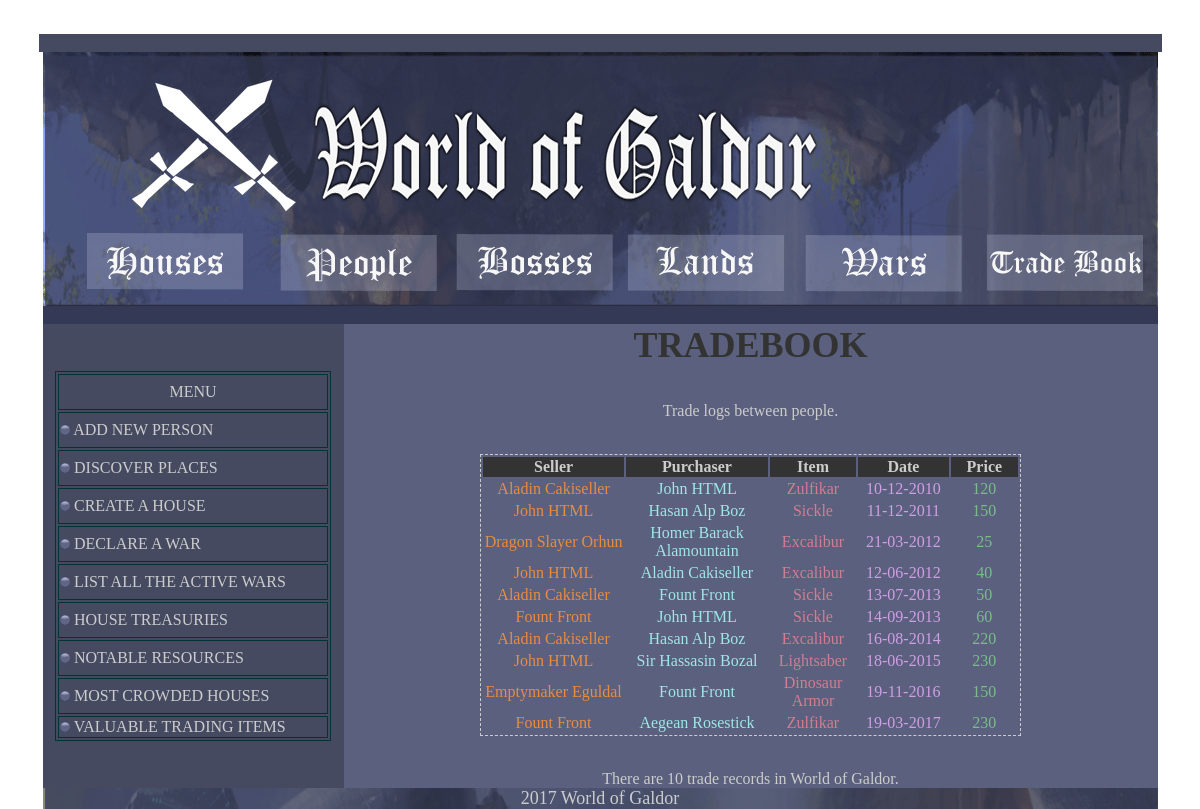
The app's page /tradebook.php with its own data.
### tables this page shows
CREATE TABLE `trades_with` (
  `tID` int(11) NOT NULL,
  `iID` varchar(20) NOT NULL,
  `from` varchar(20) NOT NULL,
  `to` varchar(20) NOT NULL,
  `date` varchar(200) NOT NULL,
  `price` varchar(200) NOT NULL
);

CREATE TABLE `person` (
  `pID` int(11) NOT NULL,
  `pName` varchar(200) NOT NULL,
  `is_member_of` varchar(20) NOT NULL,
  `iID` varchar(20) NOT NULL
);

CREATE TABLE `item` (
  `iID` int(11) NOT NULL,
  `iName` varchar(200) NOT NULL
);

### tradebook.php (the view, shortened to what this page needs)
<html>
<head>
</head>
<body leftmargin="0" topmargin="0" marginwidth="0" marginheight="0">
<center>
  <p>&nbsp;	</p>
  <table width="1123" height="357" cellpadding="0" cellspacing="0" id="Table_01">
	<tr>
		<td colspan="4" bgcolor="#454A61"><p>&nbsp;</p>      </td>
	</tr>
	<tr>
		<td width="4" height="254">&nbsp;</td>
		<td colspan="2" bgcolor="#343955"><img src="images/logo.jpg" alt="" width="1115" height="254" border="0" usemap="#Map">
		  </td>
		<td width="4">&nbsp;</td>
	</tr>
	<tr>
		<td height="18">&nbsp;</td>
		<td colspan="2" bgcolor="#343955">
			<img src="images/worldofgaldor_06.gif" width="1115" height="6" alt=""></td>
		<td>&nbsp;</td>
	</tr>
	<tr>
		<td rowspan="2">&nbsp;</td>
		<td width="301" bgcolor="#454A61" border="1"  bordercolor="38394F" ><table width="276" height="370" border="1" align="center" bordercolor="#003333">
          <tr>
            <td width="266"><div align="center">MENU</div></td>
          </tr>
          <tr>
            <td><a href="addnewperson.php"><img src="images/icon.png" width="10" height="10" border="0"/> ADD NEW PERSON </a></td>
          </tr>
          <tr>
            <td><a href="discover.php"><img src="images/icon.png" width="10" height="10" border="0"/> DISCOVER PLACES </a></td>
          </tr>
          <tr>
            <td><a href="createhouse.php"><img src="images/icon.png" width="10" height="10" border="0"/> CREATE A HOUSE </a></td>
          </tr>
          <tr>
            <td><a href="declarewar.php"><img src="images/icon.png" width="10" height="10" border="0"/> DECLARE A WAR </a></td>
          </tr>
          <tr>
            <td><a href="activewars.php"><img src="images/icon.png" width="10" height="10" border="0"/> LIST ALL THE ACTIVE WARS </a></td>
          </tr>
          <tr>
            <td><a href="housemoney.php"><img src="images/icon.png" width="10" height="10" border="0"/> HOUSE TREASURIES </a></td>
          </tr>
          <tr>
            <td><a href="notableresources.php"><img src="images/icon.png" width="10" height="10" border="0"/> NOTABLE RESOURCES </a></td>
          </tr>
          <tr>
            <td><a href="housestatistics.php"><img src="images/icon.png" width="10" height="10" border="0"/> MOST CROWDED HOUSES </a></td>
          </tr>
          <tr>
            <td height="22"><a href="valuabletradingitems.php"><img src="images/icon.png" width="10" height="10" border="0"/> VALUABLE TRADING ITEMS </a></td>
          </tr>
        </table></td>
		<td width="814"  bordercolor="38394F" bgcolor="5a607d" border="1" >
		<div align="center">
	      <p class="style3">TRADEBOOK</p>
	      <p>Trade logs between people. <br>
            <br>
          </p>
	      <table width="541" style = "border: 1px dashed">
            <thead>
              <tr>
          <th width="300" bgcolor="#333333" class="style8">Seller</th>
          <th width="300" bgcolor="#333333" class="style8">Purchaser</th>
          <th width="129" bgcolor="#333333" class="style8">Item</th>
          <th width="250" bgcolor="#333333" class="style8">Date</th>
          <th width="150" bgcolor="#333333" class="style8">Price</th>
      </tr>
            </thead>
            <tbody>
              <?php
$db = mysqli_connect('localhost', 'root', '', 'wog_db');
$sql = 'SELECT P1.pName as Seller, P2.pName AS Purchaser, T.date, T.price, I.iName
        FROM trades_with T, person P1, person P2, item I
        WHERE T.iID = I.iID and T.from = P1.pID and T.to = P2.pID';
$result = mysqli_query($db, $sql);
$sqlCount = 'SELECT COUNT(*) as count FROM trades_with';
$resultCount = mysqli_query($db, $sqlCount);
$rowCount = mysqli_fetch_assoc($resultCount);
$count = $rowCount['count'];
?>
  <?php
	while($row = mysqli_fetch_assoc($result)) {
    $from = $row['Seller'];
    $to = $row['Purchaser'];
    $item = $row['iName'];
    $date = $row['date'];
    $price = $row['price'];
    echo "<tr>
          <td><center><font color='#e88c42'>$from</font></center></td>
          <td><center><font color='#9fe6e5'>$to</font></center></td>
          <td><center><font color='#d17d92'>$item</font></center></td>
          <td><center><font color='#cf9fe6'>$date</font></center></td>
          <td><center><font color='#79BD8B'>$price</font></center></td>
          </tr>";
}
?>
            </tbody>
          </table>
        </div>        <br> <p align="center">There are <?php echo $count ?> trade records in World of Galdor.</p>
		</td>
		<td rowspan="2">&nbsp;</td>
	</tr>
	<tr>
		<td colspan="2" background="images/worldofgaldorsmall_12.gif"><div align="center">
		  <p class="style2">2017 World of Galdor </p>
	    </div></td>
	</tr>
</table>
</center>
</body>
</html>

### tradebook.php (style rules this page uses)
body,td,th { color: #CCCCCC; font-size: 16px; font-family: Georgia, Times New Roman, Times, serif; }
a:link { color: #CCCCCC; text-decoration: none; }
.style2 { font-size: 18px }
.style3 { font-size: 36px; font-weight: bold; color: #333333; }

### records on screen
trades_with: person.pName "Aladin Cakiseller", person.pName "John HTML", iID.iName "Zulfikar", date "10-12-2010", price "120"
trades_with: person.pName "John HTML", person.pName "Hasan Alp Boz", iID.iName "Sickle", date "11-12-2011", price "150"
trades_with: person.pName "Dragon Slayer Orhun", person.pName "Homer Barack Alamountain", iID.iName "Excalibur", date "21-03-2012", price "25"
trades_with: person.pName "John HTML", person.pName "Aladin Cakiseller", iID.iName "Excalibur", date "12-06-2012", price "40"
trades_with: person.pName "Aladin Cakiseller", person.pName "Fount Front", iID.iName "Sickle", date "13-07-2013", price "50"
trades_with: person.pName "Fount Front", person.pName "John HTML", iID.iName "Sickle", date "14-09-2013", price "60"
trades_with: person.pName "Aladin Cakiseller", person.pName "Hasan Alp Boz", iID.iName "Excalibur", date "16-08-2014", price "220"
trades_with: person.pName "John HTML", person.pName "Sir Hassasin Bozal", iID.iName "Lightsaber", date "18-06-2015", price "230"
trades_with: person.pName "Emptymaker Eguldal", person.pName "Fount Front", iID.iName "Dinosaur Armor", date "19-11-2016", price "150"
trades_with: person.pName "Fount Front", person.pName "Aegean Rosestick", iID.iName "Zulfikar", date "19-03-2017", price "230"

### other values on screen
$count "10"
